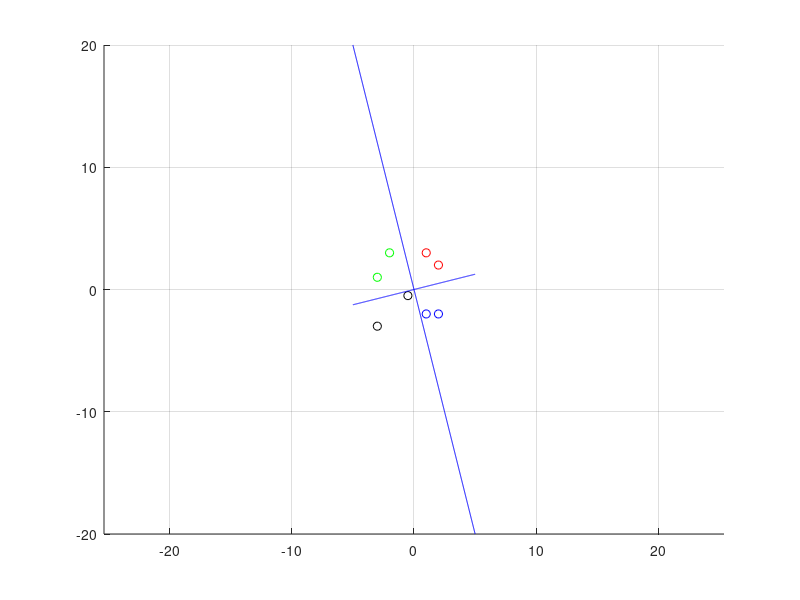

MATLAB code to generate this figure: (Note: this script raises an error after producing the figure.)
clc,clear all, close all
opc=1;
%%while(opc==1)
% xo=input('Introduce x value: ');
% yo=input('Introduce y value: ');
p1=[2 2 1];
p2=[1 3 1];
p3=[2 -2 3];
p4=[1 -2 3];
p5=[-2 3 0];
p6=[-3 1 0];
p7=[-3 -3 2];
p8=[-0.5 -0.5 2];
hold on, axis equal
plot(p1(1),p1(2),'or');
plot(p2(1),p2(2),'or');
plot(p3(1),p3(2),'ob');
plot(p4(1),p4(2),'ob');
plot(p5(1),p5(2),'og');
plot(p6(1),p6(2),'og');
plot(p7(1),p7(2),'ok');
plot(p8(1),p8(2),'ok');
grid on
m1=-4;
mw1=-1/m1;
m2=0.25;
mw2=-1/m2;
x=-5:0.01:5;
y1=m1*x+0;
y2=m2*x+0;
plot(x,y1,'b');
plot(x,y2,'b');
w1=[1 mw1];
b1=-w1*[x(20);y1(20)];
w2=[1 mw2];
b2=-w2*[x(20);y2(20)];
w=[w1;w2];
b=[b1 b2]';
% while(opc==1)
% xo=input('Introduce x value: ');
% yo=input('Introduce y value: ');
for yo=-4:0.5:4
for xo=-4:0.5:4
p=[xo yo]';
res=w*p+b;
res2=hardlim(res);
value=res2(1)+2*res2(2);
if value==0
   plot(p(1),p(2),'*g');
elseif value==1
   plot(p(1),p(2),'*r');
elseif value==2
   plot(p(1),p(2),'*k'); 
else
   plot(p(1),p(2),'*b'); 
end
% opc=input('Do you repeat it? (YES=1,NO=Other)');
%%cla();
end
end
% p=[xo yo]';
% w=[0.31 0.11];
% b=0.079;
% res=hardlim(w*p+b);
% if res>=0
%  plot3(p(1),p(2),0,'*r');
% else
%  plot3(p(1),p(2),0,'*b'); 
% end
%%opc=input('Do you repeat it? (YES=1,NO=Other)');
%%cla();
%%end